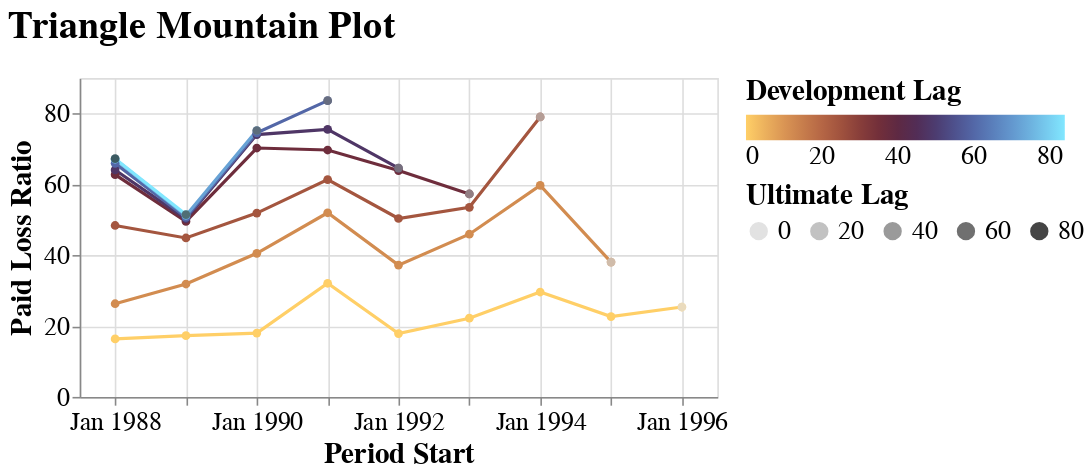

Notebook code for this chart:
### Code cell
meyers_clipped.plot_mountain()

### Figure 1 — Vega-Lite specification as saved in the notebook (floating-point values rounded to 4 significant figures)
{"autosize": {"contains": "content", "resize": true}, "config": {"style": {"group-title": {"fontSize": 24}, "group-subtitle": {"fontSize": 18}, "guide-label": {"fontSize": 16, "font": "sans-serif"}, "guide-title": {"fontSize": 18, "font": "sans-serif"}}, "mark": {"color": "#1f8fff"}, "title": {"anchor": "start", "offset": 20}, "legend": {"orient": "right", "titleAnchor": "start", "layout": {"direction": "vertical"}, "direction": "horizontal", "labelFontSize": 16.0, "titleFontSize": 18.0}, "axis": {"labelFontSize": 16.0, "titleFontSize": 18.0}}, "layer": [{"layer": [{"mark": {"type": "line"}, "encoding": {"color": {"field": "dev_lag", "legend": null, "scale": {"range": ["#ffcf67", "#ecb15d", "#da9654", "#c87e4c", "#b66745", "#a1533e", "#8a3f3a", "#733039", "#5f2941", "#522c53", "#4c3a6d", "#4d4e8a", "#5264a4", "#597bb8", "#6293cb", "#6caddc", "#76c9ed", "#81e7ff"]}, "type": "quantitative"}, "opacity": {"condition": [{"param": "param_9", "value": 1}], "value": 0.2}, "tooltip": [{"field": "period_start", "title": "Period Start", "type": "temporal"}, {"field": "period_end", "title": "Period End", "type": "temporal"}, {"field": "evaluation_date", "title": "Evaluation Date", "type": "temporal"}, {"field": "dev_lag", "title": "Dev Lag (months)", "type": "quantitative"}, {"field": "metric", "format": ",.1f", "title": "Paid Loss Ratio", "type": "quantitative"}], "x": {"axis": {"grid": true, "labelAngle": 0}, "field": "period_start", "timeUnit": "yearmonth", "title": "Period Start", "type": "ordinal"}, "y": {"field": "metric", "title": "Paid Loss Ratio", "type": "quantitative"}}, "name": "view_6", "title": {"text": "Paid Loss Ratio", "anchor": "middle", "font": "sans-serif", "fontSize": 12, "fontWeight": "normal"}}, {"mark": {"type": "area"}, "encoding": {"color": {"field": "dev_lag", "legend": null, "scale": {"range": ["#ffcf67", "#ecb15d", "#da9654", "#c87e4c", "#b66745", "#a1533e", "#8a3f3a", "#733039", "#5f2941", "#522c53", "#4c3a6d", "#4d4e8a", "#5264a4", "#597bb8", "#6293cb", "#6caddc", "#76c9ed", "#81e7ff"]}, "type": "quantitative"}, "opacity": {"condition": [{"param": "param_9", "value": 0.5}], "value": 0.2}, "tooltip": [{"field": "period_start", "title": "Period Start", "type": "temporal"}, {"field": "period_end", "title": "Period End", "type": "temporal"}, {"field": "evaluation_date", "title": "Evaluation Date", "type": "temporal"}, {"field": "dev_lag", "title": "Dev Lag (months)", "type": "quantitative"}, {"field": "metric", "format": ",.1f", "title": "Paid Loss Ratio", "type": "quantitative"}], "x": {"axis": {"grid": true, "labelAngle": 0}, "field": "period_start", "timeUnit": "yearmonth", "title": "Period Start", "type": "ordinal"}, "y": {"field": "metric_lower_ci", "type": "quantitative"}, "y2": {"field": "metric_upper_ci"}}, "title": {"text": "Paid Loss Ratio", "anchor": "middle", "font": "sans-serif", "fontSize": 12, "fontWeight": "normal"}}], "data": {"values": [{"period_start": "1988-01-01T00:00:00", "period_end": "1988-12-31T00:00:00", "evaluation_date": "1988-12-31T00:00:00", "dev_lag": 0.0, "last_lag": 96.0, "metric": 16.38, "metric_sd": 0, "metric_lower_ci": null, "metric_upper_ci": null, "Field": "Paid Loss Ratio"}, {"period_start": "1988-01-01T00:00:00", "period_end": "1988-12-31T00:00:00", "evaluation_date": "1989-12-31T00:00:00", "dev_lag": 12.0, "last_lag": 96.0, "metric": 26.31, "metric_sd": 0, "metric_lower_ci": null, "metric_upper_ci": null, "Field": "Paid Loss Ratio"}, {"period_start": "1988-01-01T00:00:00", "period_end": "1988-12-31T00:00:00", "evaluation_date": "1990-12-31T00:00:00", "dev_lag": 24.0, "last_lag": 96.0, "metric": 48.4, "metric_sd": 0, "metric_lower_ci": null, "metric_upper_ci": null, "Field": "Paid Loss Ratio"}, {"period_start": "1988-01-01T00:00:00", "period_end": "1988-12-31T00:00:00", "evaluation_date": "1991-12-31T00:00:00", "dev_lag": 36.0, "last_lag": 96.0, "metric": 62.75, "metric_sd": 0, "metric_lower_ci": null, "metric_upper_ci": null, "Field": "Paid Loss Ratio"}, {"period_start": "1988-01-01T00:00:00", "period_end": "1988-12-31T00:00:00", "evaluation_date": "1992-12-31T00:00:00", "dev_lag": 48.0, "last_lag": 96.0, "metric": 64.07, "metric_sd": 0, "metric_lower_ci": null, "metric_upper_ci": null, "Field": "Paid Loss Ratio"}, {"period_start": "1988-01-01T00:00:00", "period_end": "1988-12-31T00:00:00", "evaluation_date": "1993-12-31T00:00:00", "dev_lag": 60.0, "last_lag": 96.0, "metric": 65.93, "metric_sd": 0, "metric_lower_ci": null, "metric_upper_ci": null, "Field": "Paid Loss Ratio"}, {"period_start": "1988-01-01T00:00:00", "period_end": "1988-12-31T00:00:00", "evaluation_date": "1994-12-31T00:00:00", "dev_lag": 72.0, "last_lag": 96.0, "metric": 67.09, "metric_sd": 0, "metric_lower_ci": null, "metric_upper_ci": null, "Field": "Paid Loss Ratio"}, {"period_start": "1988-01-01T00:00:00", "period_end": "1988-12-31T00:00:00", "evaluation_date": "1995-12-31T00:00:00", "dev_lag": 84.0, "last_lag": 96.0, "metric": 67.22, "metric_sd": 0, "metric_lower_ci": null, "metric_upper_ci": null, "Field": "Paid Loss Ratio"}, {"period_start": "1989-01-01T00:00:00", "period_end": "1989-12-31T00:00:00", "evaluation_date": "1989-12-31T00:00:00", "dev_lag": 0.0, "last_lag": 84.0, "metric": 17.3, "metric_sd": 0, "metric_lower_ci": null, "metric_upper_ci": null, "Field": "Paid Loss Ratio"}, {"period_start": "1989-01-01T00:00:00", "period_end": "1989-12-31T00:00:00", "evaluation_date": "1990-12-31T00:00:00", "dev_lag": 12.0, "last_lag": 84.0, "metric": 31.87, "metric_sd": 0, "metric_lower_ci": null, "metric_upper_ci": null, "Field": "Paid Loss Ratio"}, {"period_start": "1989-01-01T00:00:00", "period_end": "1989-12-31T00:00:00", "evaluation_date": "1991-12-31T00:00:00", "dev_lag": 24.0, "last_lag": 84.0, "metric": 44.87, "metric_sd": 0, "metric_lower_ci": null, "metric_upper_ci": null, "Field": "Paid Loss Ratio"}, {"period_start": "1989-01-01T00:00:00", "period_end": "1989-12-31T00:00:00", "evaluation_date": "1992-12-31T00:00:00", "dev_lag": 36.0, "last_lag": 84.0, "metric": 49.55, "metric_sd": 0, "metric_lower_ci": null, "metric_upper_ci": null, "Field": "Paid Loss Ratio"}, {"period_start": "1989-01-01T00:00:00", "period_end": "1989-12-31T00:00:00", "evaluation_date": "1993-12-31T00:00:00", "dev_lag": 48.0, "last_lag": 84.0, "metric": 50.29, "metric_sd": 0, "metric_lower_ci": null, "metric_upper_ci": null, "Field": "Paid Loss Ratio"}, {"period_start": "1989-01-01T00:00:00", "period_end": "1989-12-31T00:00:00", "evaluation_date": "1994-12-31T00:00:00", "dev_lag": 60.0, "last_lag": 84.0, "metric": 50.67, "metric_sd": 0, "metric_lower_ci": null, "metric_upper_ci": null, "Field": "Paid Loss Ratio"}, {"period_start": "1989-01-01T00:00:00", "period_end": "1989-12-31T00:00:00", "evaluation_date": "1995-12-31T00:00:00", "dev_lag": 72.0, "last_lag": 84.0, "metric": 51.2, "metric_sd": 0, "metric_lower_ci": null, "metric_upper_ci": null, "Field": "Paid Loss Ratio"}, {"period_start": "1989-01-01T00:00:00", "period_end": "1989-12-31T00:00:00", "evaluation_date": "1996-12-31T00:00:00", "dev_lag": 84.0, "last_lag": 84.0, "metric": 51.47, "metric_sd": 0, "metric_lower_ci": null, "metric_upper_ci": null, "Field": "Paid Loss Ratio"}, {"period_start": "1990-01-01T00:00:00", "period_end": "1990-12-31T00:00:00", "evaluation_date": "1990-12-31T00:00:00", "dev_lag": 0.0, "last_lag": 72.0, "metric": 18.02, "metric_sd": 0, "metric_lower_ci": null, "metric_upper_ci": null, "Field": "Paid Loss Ratio"}, {"period_start": "1990-01-01T00:00:00", "period_end": "1990-12-31T00:00:00", "evaluation_date": "1991-12-31T00:00:00", "dev_lag": 12.0, "last_lag": 72.0, "metric": 40.54, "metric_sd": 0, "metric_lower_ci": null, "metric_upper_ci": null, "Field": "Paid Loss Ratio"}, {"period_start": "1990-01-01T00:00:00", "period_end": "1990-12-31T00:00:00", "evaluation_date": "1992-12-31T00:00:00", "dev_lag": 24.0, "last_lag": 72.0, "metric": 51.89, "metric_sd": 0, "metric_lower_ci": null, "metric_upper_ci": null, "Field": "Paid Loss Ratio"}, {"period_start": "1990-01-01T00:00:00", "period_end": "1990-12-31T00:00:00", "evaluation_date": "1993-12-31T00:00:00", "dev_lag": 36.0, "last_lag": 72.0, "metric": 70.26, "metric_sd": 0, "metric_lower_ci": null, "metric_upper_ci": null, "Field": "Paid Loss Ratio"}, {"period_start": "1990-01-01T00:00:00", "period_end": "1990-12-31T00:00:00", "evaluation_date": "1994-12-31T00:00:00", "dev_lag": 48.0, "last_lag": 72.0, "metric": 74.06, "metric_sd": 0, "metric_lower_ci": null, "metric_upper_ci": null, "Field": "Paid Loss Ratio"}, {"period_start": "1990-01-01T00:00:00", "period_end": "1990-12-31T00:00:00", "evaluation_date": "1995-12-31T00:00:00", "dev_lag": 60.0, "last_lag": 72.0, "metric": 74.53, "metric_sd": 0, "metric_lower_ci": null, "metric_upper_ci": null, "Field": "Paid Loss Ratio"}, {"period_start": "1990-01-01T00:00:00", "period_end": "1990-12-31T00:00:00", "evaluation_date": "1996-12-31T00:00:00", "dev_lag": 72.0, "last_lag": 72.0, "metric": 75.21, "metric_sd": 0, "metric_lower_ci": null, "metric_upper_ci": null, "Field": "Paid Loss Ratio"}, {"period_start": "1991-01-01T00:00:00", "period_end": "1991-12-31T00:00:00", "evaluation_date": "1991-12-31T00:00:00", "dev_lag": 0.0, "last_lag": 60.0, "metric": 32.08, "metric_sd": 0, "metric_lower_ci": null, "metric_upper_ci": null, "Field": "Paid Loss Ratio"}, {"period_start": "1991-01-01T00:00:00", "period_end": "1991-12-31T00:00:00", "evaluation_date": "1992-12-31T00:00:00", "dev_lag": 12.0, "last_lag": 60.0, "metric": 51.98, "metric_sd": 0, "metric_lower_ci": null, "metric_upper_ci": null, "Field": "Paid Loss Ratio"}, {"period_start": "1991-01-01T00:00:00", "period_end": "1991-12-31T00:00:00", "evaluation_date": "1993-12-31T00:00:00", "dev_lag": 24.0, "last_lag": 60.0, "metric": 61.36, "metric_sd": 0, "metric_lower_ci": null, "metric_upper_ci": null, "Field": "Paid Loss Ratio"}, {"period_start": "1991-01-01T00:00:00", "period_end": "1991-12-31T00:00:00", "evaluation_date": "1994-12-31T00:00:00", "dev_lag": 36.0, "last_lag": 60.0, "metric": 69.7, "metric_sd": 0, "metric_lower_ci": null, "metric_upper_ci": null, "Field": "Paid Loss Ratio"}, {"period_start": "1991-01-01T00:00:00", "period_end": "1991-12-31T00:00:00", "evaluation_date": "1995-12-31T00:00:00", "dev_lag": 48.0, "last_lag": 60.0, "metric": 75.51, "metric_sd": 0, "metric_lower_ci": null, "metric_upper_ci": null, "Field": "Paid Loss Ratio"}, {"period_start": "1991-01-01T00:00:00", "period_end": "1991-12-31T00:00:00", "evaluation_date": "1996-12-31T00:00:00", "dev_lag": 60.0, "last_lag": 60.0, "metric": 83.64, "metric_sd": 0, "metric_lower_ci": null, "metric_upper_ci": null, "Field": "Paid Loss Ratio"}, {"period_start": "1992-01-01T00:00:00", "period_end": "1992-12-31T00:00:00", "evaluation_date": "1992-12-31T00:00:00", "dev_lag": 0.0, "last_lag": 48.0, "metric": 17.87, "metric_sd": 0, "metric_lower_ci": null, "metric_upper_ci": null, "Field": "Paid Loss Ratio"}, {"period_start": "1992-01-01T00:00:00", "period_end": "1992-12-31T00:00:00", "evaluation_date": "1993-12-31T00:00:00", "dev_lag": 12.0, "last_lag": 48.0, "metric": 37.21, "metric_sd": 0, "metric_lower_ci": null, "metric_upper_ci": null, "Field": "Paid Loss Ratio"}, {"period_start": "1992-01-01T00:00:00", "period_end": "1992-12-31T00:00:00", "evaluation_date": "1994-12-31T00:00:00", "dev_lag": 24.0, "last_lag": 48.0, "metric": 50.36, "metric_sd": 0, "metric_lower_ci": null, "metric_upper_ci": null, "Field": "Paid Loss Ratio"}, {"period_start": "1992-01-01T00:00:00", "period_end": "1992-12-31T00:00:00", "evaluation_date": "1995-12-31T00:00:00", "dev_lag": 36.0, "last_lag": 48.0, "metric": 63.9, "metric_sd": 0, "metric_lower_ci": null, "metric_upper_ci": null, "Field": "Paid Loss Ratio"}, {"period_start": "1992-01-01T00:00:00", "period_end": "1992-12-31T00:00:00", "evaluation_date": "1996-12-31T00:00:00", "dev_lag": 48.0, "last_lag": 48.0, "metric": 64.6, "metric_sd": 0, "metric_lower_ci": null, "metric_upper_ci": null, "Field": "Paid Loss Ratio"}, {"period_start": "1993-01-01T00:00:00", "period_end": "1993-12-31T00:00:00", "evaluation_date": "1993-12-31T00:00:00", "dev_lag": 0.0, "last_lag": 36.0, "metric": 22.22, "metric_sd": 0, "metric_lower_ci": null, "metric_upper_ci": null, "Field": "Paid Loss Ratio"}, {"period_start": "1993-01-01T00:00:00", "period_end": "1993-12-31T00:00:00", "evaluation_date": "1994-12-31T00:00:00", "dev_lag": 12.0, "last_lag": 36.0, "metric": 45.93, "metric_sd": 0, "metric_lower_ci": null, "metric_upper_ci": null, "Field": "Paid Loss Ratio"}, {"period_start": "1993-01-01T00:00:00", "period_end": "1993-12-31T00:00:00", "evaluation_date": "1995-12-31T00:00:00", "dev_lag": 24.0, "last_lag": 36.0, "metric": 53.52, "metric_sd": 0, "metric_lower_ci": null, "metric_upper_ci": null, "Field": "Paid Loss Ratio"}, {"period_start": "1993-01-01T00:00:00", "period_end": "1993-12-31T00:00:00", "evaluation_date": "1996-12-31T00:00:00", "dev_lag": 36.0, "last_lag": 36.0, "metric": 57.28, "metric_sd": 0, "metric_lower_ci": null, "metric_upper_ci": null, "Field": "Paid Loss Ratio"}, {"period_start": "1994-01-01T00:00:00", "period_end": "1994-12-31T00:00:00", "evaluation_date": "1994-12-31T00:00:00", "dev_lag": 0.0, "last_lag": 24.0, "metric": 29.61, "metric_sd": 0, "metric_lower_ci": null, "metric_upper_ci": null, "Field": "Paid Loss Ratio"}, {"period_start": "1994-01-01T00:00:00", "period_end": "1994-12-31T00:00:00", "evaluation_date": "1995-12-31T00:00:00", "dev_lag": 12.0, "last_lag": 24.0, "metric": 59.7, "metric_sd": 0, "metric_lower_ci": null, "metric_upper_ci": null, "Field": "Paid Loss Ratio"}, {"period_start": "1994-01-01T00:00:00", "period_end": "1994-12-31T00:00:00", "evaluation_date": "1996-12-31T00:00:00", "dev_lag": 24.0, "last_lag": 24.0, "metric": 79.03, "metric_sd": 0, "metric_lower_ci": null, "metric_upper_ci": null, "Field": "Paid Loss Ratio"}, {"period_start": "1995-01-01T00:00:00", "period_end": "1995-12-31T00:00:00", "evaluation_date": "1995-12-31T00:00:00", "dev_lag": 0.0, "last_lag": 12.0, "metric": 22.69, "metric_sd": 0, "metric_lower_ci": null, "metric_upper_ci": null, "Field": "Paid Loss Ratio"}, {"period_start": "1995-01-01T00:00:00", "period_end": "1995-12-31T00:00:00", "evaluation_date": "1996-12-31T00:00:00", "dev_lag": 12.0, "last_lag": 12.0, "metric": 38.05, "metric_sd": 0, "metric_lower_ci": null, "metric_upper_ci": null, "Field": "Paid Loss Ratio"}, {"period_start": "1996-01-01T00:00:00", "period_end": "1996-12-31T00:00:00", "evaluation_date": "1996-12-31T00:00:00", "dev_lag": 0.0, "last_lag": 0.0, "metric": 25.37, "metric_sd": 0, "metric_lower_ci": null, "metric_upper_ci": null, "Field": "Paid Loss Ratio"}]}}, {"data": {"values": [{"period_start": "1988-01-01T00:00:00", "period_end": "1988-12-31T00:00:00", "evaluation_date": "1988-12-31T00:00:00", "dev_lag": 0.0, "last_lag": 96.0, "metric": 16.38, "metric_sd": 0, "metric_lower_ci": null, "metric_upper_ci": null, "Field": "Paid Loss Ratio"}, {"period_start": "1988-01-01T00:00:00", "period_end": "1988-12-31T00:00:00", "evaluation_date": "1989-12-31T00:00:00", "dev_lag": 12.0, "last_lag": 96.0, "metric": 26.31, "metric_sd": 0, "metric_lower_ci": null, "metric_upper_ci": null, "Field": "Paid Loss Ratio"}, {"period_start": "1988-01-01T00:00:00", "period_end": "1988-12-31T00:00:00", "evaluation_date": "1990-12-31T00:00:00", "dev_lag": 24.0, "last_lag": 96.0, "metric": 48.4, "metric_sd": 0, "metric_lower_ci": null, "metric_upper_ci": null, "Field": "Paid Loss Ratio"}, {"period_start": "1988-01-01T00:00:00", "period_end": "1988-12-31T00:00:00", "evaluation_date": "1991-12-31T00:00:00", "dev_lag": 36.0, "last_lag": 96.0, "metric": 62.75, "metric_sd": 0, "metric_lower_ci": null, "metric_upper_ci": null, "Field": "Paid Loss Ratio"}, {"period_start": "1988-01-01T00:00:00", "period_end": "1988-12-31T00:00:00", "evaluation_date": "1992-12-31T00:00:00", "dev_lag": 48.0, "last_lag": 96.0, "metric": 64.07, "metric_sd": 0, "metric_lower_ci": null, "metric_upper_ci": null, "Field": "Paid Loss Ratio"}, {"period_start": "1988-01-01T00:00:00", "period_end": "1988-12-31T00:00:00", "evaluation_date": "1993-12-31T00:00:00", "dev_lag": 60.0, "last_lag": 96.0, "metric": 65.93, "metric_sd": 0, "metric_lower_ci": null, "metric_upper_ci": null, "Field": "Paid Loss Ratio"}, {"period_start": "1988-01-01T00:00:00", "period_end": "1988-12-31T00:00:00", "evaluation_date": "1994-12-31T00:00:00", "dev_lag": 72.0, "last_lag": 96.0, "metric": 67.09, "metric_sd": 0, "metric_lower_ci": null, "metric_upper_ci": null, "Field": "Paid Loss Ratio"}, {"period_start": "1988-01-01T00:00:00", "period_end": "1988-12-31T00:00:00", "evaluation_date": "1995-12-31T00:00:00", "dev_lag": 84.0, "last_lag": 96.0, "metric": 67.22, "metric_sd": 0, "metric_lower_ci": null, "metric_upper_ci": null, "Field": "Paid Loss Ratio"}, {"period_start": "1989-01-01T00:00:00", "period_end": "1989-12-31T00:00:00", "evaluation_date": "1989-12-31T00:00:00", "dev_lag": 0.0, "last_lag": 84.0, "metric": 17.3, "metric_sd": 0, "metric_lower_ci": null, "metric_upper_ci": null, "Field": "Paid Loss Ratio"}, {"period_start": "1989-01-01T00:00:00", "period_end": "1989-12-31T00:00:00", "evaluation_date": "1990-12-31T00:00:00", "dev_lag": 12.0, "last_lag": 84.0, "metric": 31.87, "metric_sd": 0, "metric_lower_ci": null, "metric_upper_ci": null, "Field": "Paid Loss Ratio"}, {"period_start": "1989-01-01T00:00:00", "period_end": "1989-12-31T00:00:00", "evaluation_date": "1991-12-31T00:00:00", "dev_lag": 24.0, "last_lag": 84.0, "metric": 44.87, "metric_sd": 0, "metric_lower_ci": null, "metric_upper_ci": null, "Field": "Paid Loss Ratio"}, {"period_start": "1989-01-01T00:00:00", "period_end": "1989-12-31T00:00:00", "evaluation_date": "1992-12-31T00:00:00", "dev_lag": 36.0, "last_lag": 84.0, "metric": 49.55, "metric_sd": 0, "metric_lower_ci": null, "metric_upper_ci": null, "Field": "Paid Loss Ratio"}, {"period_start": "1989-01-01T00:00:00", "period_end": "1989-12-31T00:00:00", "evaluation_date": "1993-12-31T00:00:00", "dev_lag": 48.0, "last_lag": 84.0, "metric": 50.29, "metric_sd": 0, "metric_lower_ci": null, "metric_upper_ci": null, "Field": "Paid Loss Ratio"}, {"period_start": "1989-01-01T00:00:00", "period_end": "1989-12-31T00:00:00", "evaluation_date": "1994-12-31T00:00:00", "dev_lag": 60.0, "last_lag": 84.0, "metric": 50.67, "metric_sd": 0, "metric_lower_ci": null, "metric_upper_ci": null, "Field": "Paid Loss Ratio"}, {"period_start": "1989-01-01T00:00:00", "period_end": "1989-12-31T00:00:00", "evaluation_date": "1995-12-31T00:00:00", "dev_lag": 72.0, "last_lag": 84.0, "metric": 51.2, "metric_sd": 0, "metric_lower_ci": null, "metric_upper_ci": null, "Field": "Paid Loss Ratio"}, {"period_start": "1989-01-01T00:00:00", "period_end": "1989-12-31T00:00:00", "evaluation_date": "1996-12-31T00:00:00", "dev_lag": 84.0, "last_lag": 84.0, "metric": 51.47, "metric_sd": 0, "metric_lower_ci": null, "metric_upper_ci": null, "Field": "Paid Loss Ratio"}, {"period_start": "1990-01-01T00:00:00", "period_end": "1990-12-31T00:00:00", "evaluation_date": "1990-12-31T00:00:00", "dev_lag": 0.0, "last_lag": 72.0, "metric": 18.02, "metric_sd": 0, "metric_lower_ci": null, "metric_upper_ci": null, "Field": "Paid Loss Ratio"}, {"period_start": "1990-01-01T00:00:00", "period_end": "1990-12-31T00:00:00", "evaluation_date": "1991-12-31T00:00:00", "dev_lag": 12.0, "last_lag": 72.0, "metric": 40.54, "metric_sd": 0, "metric_lower_ci": null, "metric_upper_ci": null, "Field": "Paid Loss Ratio"}, {"period_start": "1990-01-01T00:00:00", "period_end": "1990-12-31T00:00:00", "evaluation_date": "1992-12-31T00:00:00", "dev_lag": 24.0, "last_lag": 72.0, "metric": 51.89, "metric_sd": 0, "metric_lower_ci": null, "metric_upper_ci": null, "Field": "Paid Loss Ratio"}, {"period_start": "1990-01-01T00:00:00", "period_end": "1990-12-31T00:00:00", "evaluation_date": "1993-12-31T00:00:00", "dev_lag": 36.0, "last_lag": 72.0, "metric": 70.26, "metric_sd": 0, "metric_lower_ci": null, "metric_upper_ci": null, "Field": "Paid Loss Ratio"}, {"period_start": "1990-01-01T00:00:00", "period_end": "1990-12-31T00:00:00", "evaluation_date": "1994-12-31T00:00:00", "dev_lag": 48.0, "last_lag": 72.0, "metric": 74.06, "metric_sd": 0, "metric_lower_ci": null, "metric_upper_ci": null, "Field": "Paid Loss Ratio"}, {"period_start": "1990-01-01T00:00:00", "period_end": "1990-12-31T00:00:00", "evaluation_date": "1995-12-31T00:00:00", "dev_lag": 60.0, "last_lag": 72.0, "metric": 74.53, "metric_sd": 0, "metric_lower_ci": null, "metric_upper_ci": null, "Field": "Paid Loss Ratio"}, {"period_start": "1990-01-01T00:00:00", "period_end": "1990-12-31T00:00:00", "evaluation_date": "1996-12-31T00:00:00", "dev_lag": 72.0, "last_lag": 72.0, "metric": 75.21, "metric_sd": 0, "metric_lower_ci": null, "metric_upper_ci": null, "Field": "Paid Loss Ratio"}, {"period_start": "1991-01-01T00:00:00", "period_end": "1991-12-31T00:00:00", "evaluation_date": "1991-12-31T00:00:00", "dev_lag": 0.0, "last_lag": 60.0, "metric": 32.08, "metric_sd": 0, "metric_lower_ci": null, "metric_upper_ci": null, "Field": "Paid Loss Ratio"}, {"period_start": "1991-01-01T00:00:00", "period_end": "1991-12-31T00:00:00", "evaluation_date": "1992-12-31T00:00:00", "dev_lag": 12.0, "last_lag": 60.0, "metric": 51.98, "metric_sd": 0, "metric_lower_ci": null, "metric_upper_ci": null, "Field": "Paid Loss Ratio"}, {"period_start": "1991-01-01T00:00:00", "period_end": "1991-12-31T00:00:00", "evaluation_date": "1993-12-31T00:00:00", "dev_lag": 24.0, "last_lag": 60.0, "metric": 61.36, "metric_sd": 0, "metric_lower_ci": null, "metric_upper_ci": null, "Field": "Paid Loss Ratio"}, {"period_start": "1991-01-01T00:00:00", "period_end": "1991-12-31T00:00:00", "evaluation_date": "1994-12-31T00:00:00", "dev_lag": 36.0, "last_lag": 60.0, "metric": 69.7, "metric_sd": 0, "metric_lower_ci": null, "metric_upper_ci": null, "Field": "Paid Loss Ratio"}, {"period_start": "1991-01-01T00:00:00", "period_end": "1991-12-31T00:00:00", "evaluation_date": "1995-12-31T00:00:00", "dev_lag": 48.0, "last_lag": 60.0, "metric": 75.51, "metric_sd": 0, "metric_lower_ci": null, "metric_upper_ci": null, "Field": "Paid Loss Ratio"}, {"period_start": "1991-01-01T00:00:00", "period_end": "1991-12-31T00:00:00", "evaluation_date": "1996-12-31T00:00:00", "dev_lag": 60.0, "last_lag": 60.0, "metric": 83.64, "metric_sd": 0, "metric_lower_ci": null, "metric_upper_ci": null, "Field": "Paid Loss Ratio"}, {"period_start": "1992-01-01T00:00:00", "period_end": "1992-12-31T00:00:00", "evaluation_date": "1992-12-31T00:00:00", "dev_lag": 0.0, "last_lag": 48.0, "metric": 17.87, "metric_sd": 0, "metric_lower_ci": null, "metric_upper_ci": null, "Field": "Paid Loss Ratio"}, {"period_start": "1992-01-01T00:00:00", "period_end": "1992-12-31T00:00:00", "evaluation_date": "1993-12-31T00:00:00", "dev_lag": 12.0, "last_lag": 48.0, "metric": 37.21, "metric_sd": 0, "metric_lower_ci": null, "metric_upper_ci": null, "Field": "Paid Loss Ratio"}, {"period_start": "1992-01-01T00:00:00", "period_end": "1992-12-31T00:00:00", "evaluation_date": "1994-12-31T00:00:00", "dev_lag": 24.0, "last_lag": 48.0, "metric": 50.36, "metric_sd": 0, "metric_lower_ci": null, "metric_upper_ci": null, "Field": "Paid Loss Ratio"}, {"period_start": "1992-01-01T00:00:00", "period_end": "1992-12-31T00:00:00", "evaluation_date": "1995-12-31T00:00:00", "dev_lag": 36.0, "last_lag": 48.0, "metric": 63.9, "metric_sd": 0, "metric_lower_ci": null, "metric_upper_ci": null, "Field": "Paid Loss Ratio"}, {"period_start": "1992-01-01T00:00:00", "period_end": "1992-12-31T00:00:00", "evaluation_date": "1996-12-31T00:00:00", "dev_lag": 48.0, "last_lag": 48.0, "metric": 64.6, "metric_sd": 0, "metric_lower_ci": null, "metric_upper_ci": null, "Field": "Paid Loss Ratio"}, {"period_start": "1993-01-01T00:00:00", "period_end": "1993-12-31T00:00:00", "evaluation_date": "1993-12-31T00:00:00", "dev_lag": 0.0, "last_lag": 36.0, "metric": 22.22, "metric_sd": 0, "metric_lower_ci": null, "metric_upper_ci": null, "Field": "Paid Loss Ratio"}, {"period_start": "1993-01-01T00:00:00", "period_end": "1993-12-31T00:00:00", "evaluation_date": "1994-12-31T00:00:00", "dev_lag": 12.0, "last_lag": 36.0, "metric": 45.93, "metric_sd": 0, "metric_lower_ci": null, "metric_upper_ci": null, "Field": "Paid Loss Ratio"}, {"period_start": "1993-01-01T00:00:00", "period_end": "1993-12-31T00:00:00", "evaluation_date": "1995-12-31T00:00:00", "dev_lag": 24.0, "last_lag": 36.0, "metric": 53.52, "metric_sd": 0, "metric_lower_ci": null, "metric_upper_ci": null, "Field": "Paid Loss Ratio"}, {"period_start": "1993-01-01T00:00:00", "period_end": "1993-12-31T00:00:00", "evaluation_date": "1996-12-31T00:00:00", "dev_lag": 36.0, "last_lag": 36.0, "metric": 57.28, "metric_sd": 0, "metric_lower_ci": null, "metric_upper_ci": null, "Field": "Paid Loss Ratio"}, {"period_start": "1994-01-01T00:00:00", "period_end": "1994-12-31T00:00:00", "evaluation_date": "1994-12-31T00:00:00", "dev_lag": 0.0, "last_lag": 24.0, "metric": 29.61, "metric_sd": 0, "metric_lower_ci": null, "metric_upper_ci": null, "Field": "Paid Loss Ratio"}, {"period_start": "1994-01-01T00:00:00", "period_end": "1994-12-31T00:00:00", "evaluation_date": "1995-12-31T00:00:00", "dev_lag": 12.0, "last_lag": 24.0, "metric": 59.7, "metric_sd": 0, "metric_lower_ci": null, "metric_upper_ci": null, "Field": "Paid Loss Ratio"}, {"period_start": "1994-01-01T00:00:00", "period_end": "1994-12-31T00:00:00", "evaluation_date": "1996-12-31T00:00:00", "dev_lag": 24.0, "last_lag": 24.0, "metric": 79.03, "metric_sd": 0, "metric_lower_ci": null, "metric_upper_ci": null, "Field": "Paid Loss Ratio"}, {"period_start": "1995-01-01T00:00:00", "period_end": "1995-12-31T00:00:00", "evaluation_date": "1995-12-31T00:00:00", "dev_lag": 0.0, "last_lag": 12.0, "metric": 22.69, "metric_sd": 0, "metric_lower_ci": null, "metric_upper_ci": null, "Field": "Paid Loss Ratio"}, {"period_start": "1995-01-01T00:00:00", "period_end": "1995-12-31T00:00:00", "evaluation_date": "1996-12-31T00:00:00", "dev_lag": 12.0, "last_lag": 12.0, "metric": 38.05, "metric_sd": 0, "metric_lower_ci": null, "metric_upper_ci": null, "Field": "Paid Loss Ratio"}, {"period_start": "1996-01-01T00:00:00", "period_end": "1996-12-31T00:00:00", "evaluation_date": "1996-12-31T00:00:00", "dev_lag": 0.0, "last_lag": 0.0, "metric": 25.37, "metric_sd": 0, "metric_lower_ci": null, "metric_upper_ci": null, "Field": "Paid Loss Ratio"}]}, "mark": {"type": "point", "filled": true, "stroke": null}, "encoding": {"color": {"field": "dev_lag", "legend": {"title": "Development Lag"}, "scale": {"range": ["#ffcf67", "#ecb15d", "#da9654", "#c87e4c", "#b66745", "#a1533e", "#8a3f3a", "#733039", "#5f2941", "#522c53", "#4c3a6d", "#4d4e8a", "#5264a4", "#597bb8", "#6293cb", "#6caddc", "#76c9ed", "#81e7ff"]}, "type": "quantitative"}, "opacity": {"condition": [{"param": "param_9", "value": 1}], "value": 0.2}, "tooltip": [{"field": "period_start", "title": "Period Start", "type": "temporal"}, {"field": "period_end", "title": "Period End", "type": "temporal"}, {"field": "evaluation_date", "title": "Evaluation Date", "type": "temporal"}, {"field": "dev_lag", "title": "Dev Lag (months)", "type": "quantitative"}, {"field": "metric", "format": ",.1f", "title": "Paid Loss Ratio", "type": "quantitative"}], "x": {"axis": {"grid": true, "labelAngle": 0}, "field": "period_start", "timeUnit": "yearmonth", "title": "Period Start", "type": "ordinal"}, "y": {"field": "metric", "title": "Paid Loss Ratio", "type": "quantitative"}}, "name": "view_5", "title": {"text": "Paid Loss Ratio", "anchor": "middle", "font": "sans-serif", "fontSize": 12, "fontWeight": "normal"}}, {"layer": [{"mark": {"type": "line"}, "encoding": {"color": {"field": "dev_lag", "legend": {"title": "Ultimate Lag"}, "scale": {"scheme": "greys"}, "type": "quantitative"}, "order": {"value": 1}, "tooltip": [{"field": "period_start", "title": "Period Start", "type": "temporal"}, {"field": "period_end", "title": "Period End", "type": "temporal"}, {"field": "evaluation_date", "title": "Evaluation Date", "type": "temporal"}, {"field": "dev_lag", "title": "Dev Lag (months)", "type": "quantitative"}, {"field": "metric", "format": ",.1f", "title": "Paid Loss Ratio", "type": "quantitative"}], "x": {"axis": {"grid": true, "labelAngle": 0}, "field": "period_start", "timeUnit": "yearmonth", "title": "Period Start", "type": "ordinal"}, "y": {"field": "metric", "title": "Paid Loss Ratio", "type": "quantitative"}}}, {"mark": {"type": "point", "filled": true}, "encoding": {"color": {"field": "dev_lag", "scale": {"scheme": "greys"}, "type": "quantitative"}, "order": {"value": 1}, "tooltip": [{"field": "period_start", "title": "Period Start", "type": "temporal"}, {"field": "period_end", "title": "Period End", "type": "temporal"}, {"field": "evaluation_date", "title": "Evaluation Date", "type": "temporal"}, {"field": "dev_lag", "title": "Dev Lag (months)", "type": "quantitative"}, {"field": "metric", "format": ",.1f", "title": "Paid Loss Ratio", "type": "quantitative"}], "x": {"axis": {"grid": true, "labelAngle": 0}, "field": "period_start", "timeUnit": "yearmonth", "title": "Period Start", "type": "ordinal"}, "y": {"field": "metric", "title": "Paid Loss Ratio", "type": "quantitative"}}}, {"mark": {"type": "area"}, "encoding": {"color": {"field": "dev_lag", "scale": {"scheme": "greys"}, "type": "quantitative"}, "opacity": {"condition": [{"param": "param_9", "value": 0.5}], "value": 0.2}, "order": {"value": 1}, "tooltip": [{"field": "period_start", "title": "Period Start", "type": "temporal"}, {"field": "period_end", "title": "Period End", "type": "temporal"}, {"field": "evaluation_date", "title": "Evaluation Date", "type": "temporal"}, {"field": "dev_lag", "title": "Dev Lag (months)", "type": "quantitative"}, {"field": "metric", "format": ",.1f", "title": "Paid Loss Ratio", "type": "quantitative"}], "x": {"axis": {"grid": true, "labelAngle": 0}, "field": "period_start", "timeUnit": "yearmonth", "title": "Period Start", "type": "ordinal"}, "y": {"field": "metric_lower_ci", "type": "quantitative"}, "y2": {"field": "metric_upper_ci"}}}], "data": {"values": [{"period_start": "1988-01-01T00:00:00", "period_end": "1988-12-31T00:00:00", "evaluation_date": "1996-12-31T00:00:00", "dev_lag": 96.0, "metric": 67.29, "metric_sd": 0, "metric_lower_ci": null, "metric_upper_ci": null, "Field": "Paid Loss Ratio"}, {"period_start": "1989-01-01T00:00:00", "period_end": "1989-12-31T00:00:00", "evaluation_date": "1996-12-31T00:00:00", "dev_lag": 84.0, "metric": 51.47, "metric_sd": 0, "metric_lower_ci": null, "metric_upper_ci": null, "Field": "Paid Loss Ratio"}, {"period_start": "1990-01-01T00:00:00", "period_end": "1990-12-31T00:00:00", "evaluation_date": "1996-12-31T00:00:00", "dev_lag": 72.0, "metric": 75.21, "metric_sd": 0, "metric_lower_ci": null, "metric_upper_ci": null, "Field": "Paid Loss Ratio"}, {"period_start": "1991-01-01T00:00:00", "period_end": "1991-12-31T00:00:00", "evaluation_date": "1996-12-31T00:00:00", "dev_lag": 60.0, "metric": 83.64, "metric_sd": 0, "metric_lower_ci": null, "metric_upper_ci": null, "Field": "Paid Loss Ratio"}, {"period_start": "1992-01-01T00:00:00", "period_end": "1992-12-31T00:00:00", "evaluation_date": "1996-12-31T00:00:00", "dev_lag": 48.0, "metric": 64.6, "metric_sd": 0, "metric_lower_ci": null, "metric_upper_ci": null, "Field": "Paid Loss Ratio"}, {"period_start": "1993-01-01T00:00:00", "period_end": "1993-12-31T00:00:00", "evaluation_date": "1996-12-31T00:00:00", "dev_lag": 36.0, "metric": 57.28, "metric_sd": 0, "metric_lower_ci": null, "metric_upper_ci": null, "Field": "Paid Loss Ratio"}, {"period_start": "1994-01-01T00:00:00", "period_end": "1994-12-31T00:00:00", "evaluation_date": "1996-12-31T00:00:00", "dev_lag": 24.0, "metric": 79.03, "metric_sd": 0, "metric_lower_ci": null, "metric_upper_ci": null, "Field": "Paid Loss Ratio"}, {"period_start": "1995-01-01T00:00:00", "period_end": "1995-12-31T00:00:00", "evaluation_date": "1996-12-31T00:00:00", "dev_lag": 12.0, "metric": 38.05, "metric_sd": 0, "metric_lower_ci": null, "metric_upper_ci": null, "Field": "Paid Loss Ratio"}, {"period_start": "1996-01-01T00:00:00", "period_end": "1996-12-31T00:00:00", "evaluation_date": "1996-12-31T00:00:00", "dev_lag": 0.0, "metric": 25.37, "metric_sd": 0, "metric_lower_ci": null, "metric_upper_ci": null, "Field": "Paid Loss Ratio"}]}}], "height": 200, "params": [{"name": "param_9", "select": {"type": "point", "fields": ["dev_lag"]}, "views": ["view_5"]}, {"name": "param_10", "select": {"type": "interval", "encodings": ["x", "y"]}, "bind": "scales", "views": ["view_6"]}], "resolve": {"scale": {"color": "independent"}}, "title": {"text": "Triangle Mountain Plot"}, "width": 400, "$schema": "https://vega.github.io/schema/vega-lite/v5.20.1.json"}
